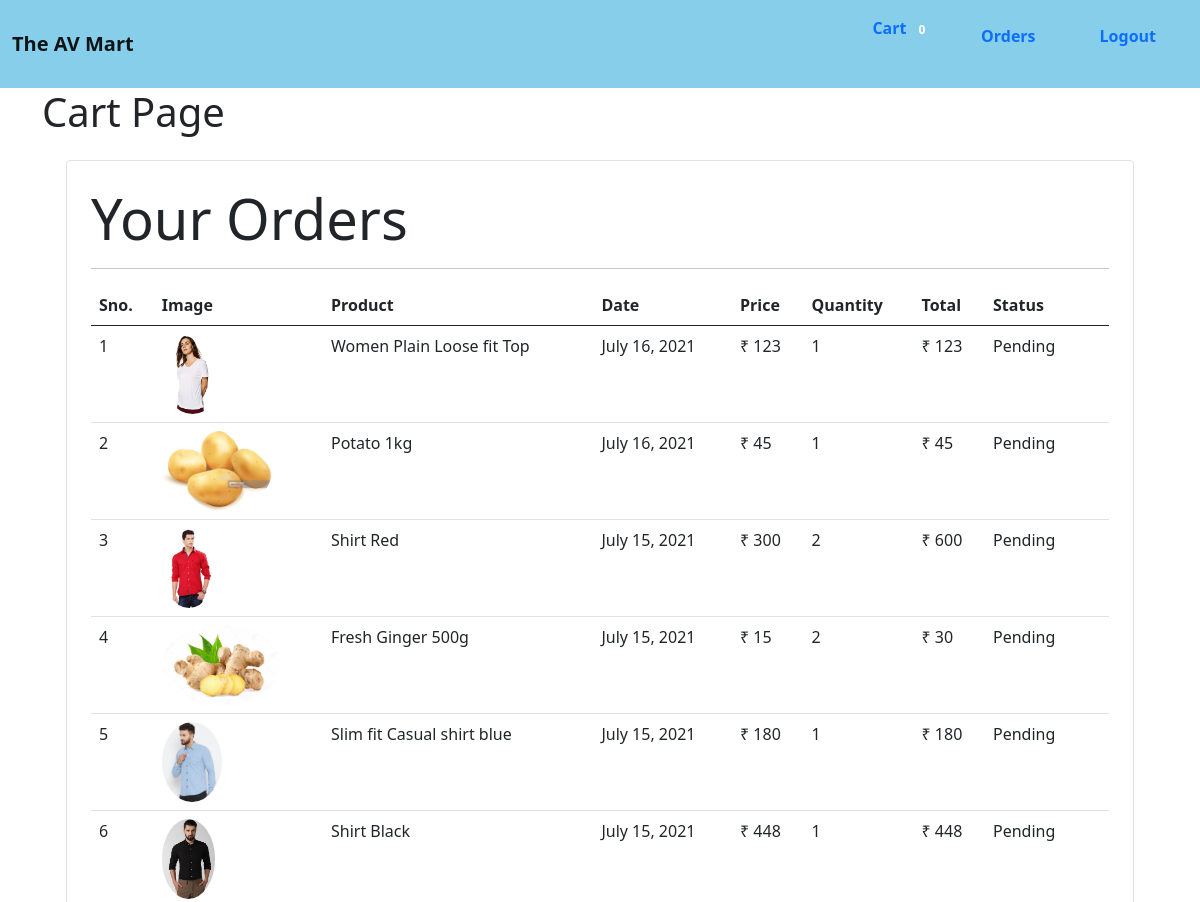
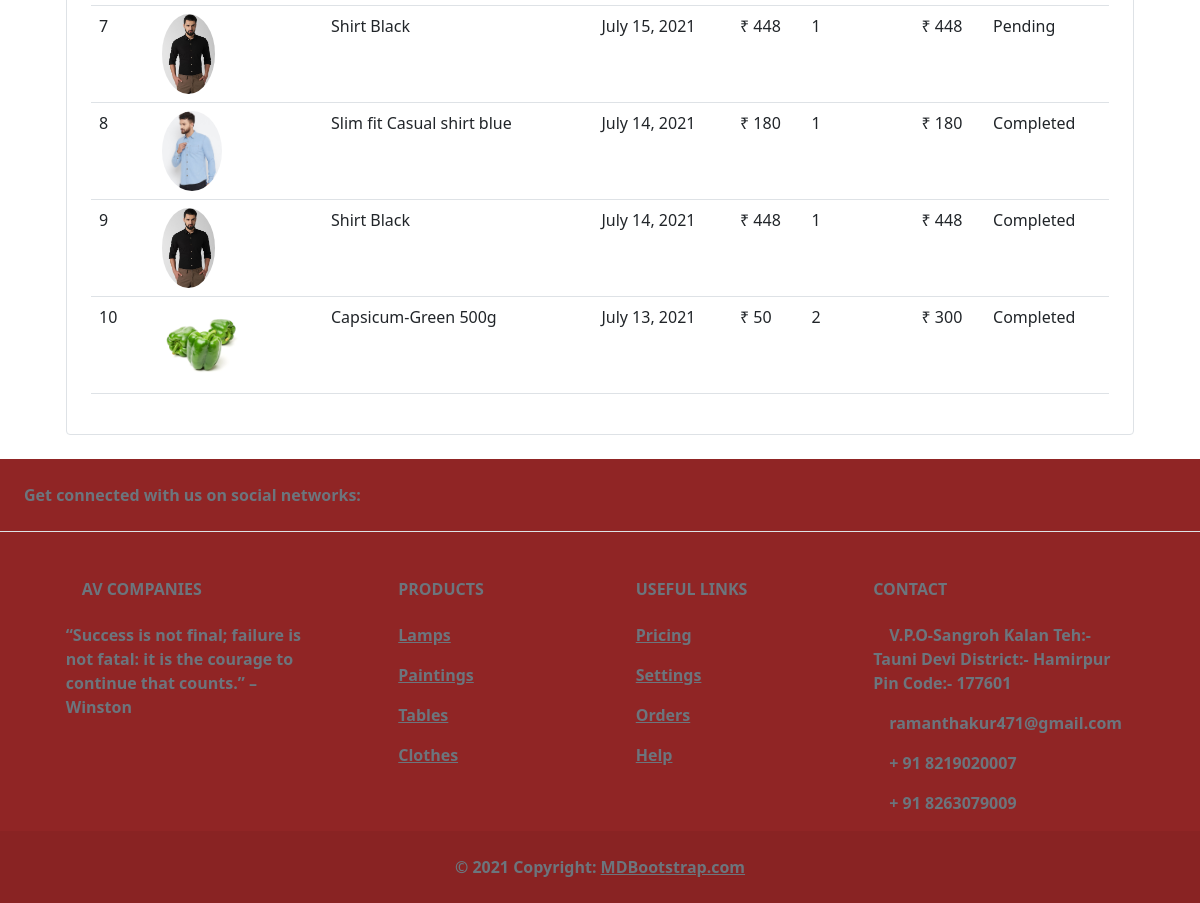
Page /orders (signed in) on the committed database (2 pictures, top to bottom).
### store/models/orders.py (models this page shows, shortened)
class Order(models.Model):
    product = models.ForeignKey(Product, on_delete=models.CASCADE)
    customer = models.ForeignKey(Customer, on_delete=models.CASCADE)
    quantity = models.IntegerField(default=1)
    price = models.IntegerField()
    address = models.CharField(max_length=50, default='', blank=True)
    phone = models.CharField(max_length=50, default='', blank=True)
    date = models.DateField(default=datetime.datetime.today)
    status = models.BooleanField(default=False)
    @staticmethod
    def get_orders_by_customer(customer_id):
        return Order\
            .objects\
            .filter(customer=customer_id)\
            .order_by('date')

### store/models/product.py (models this page shows, shortened)
class Product(models.Model):
    name = models.CharField(max_length=50)
    price= models.IntegerField(default=0)
    category = models.ForeignKey(Category , on_delete=models.CASCADE , default=1)
    description = models.CharField(max_length=200 , default='' , null=True ,blank=True)
    image = models.ImageField(upload_to='uploads/products/')

### store/middlewares/auth.py (the view)
    def middleware(request):
        print(request.session.get('customer'))
        returnUrl = request.META['PATH_INFO']
        print(request.META['PATH_INFO'])
        if not request.session.get('customer'):
           return   redirect(f'login?return_url={returnUrl}')
        response = get_response(request)
        return response

### store/templatetags/custom_filter.py (called while the page is built)
@register.filter(name='currency')
def currency(number):
    return "₹ "+ str(number)

@register.filter(name='multiply')
def multiply(number , number1):
    return number * number1

### store/views/orders.py (called while the page is built)
    def get(self , request ):
        customer = request.session.get('customer')
        orders =  Order.get_orders_by_customer(customer)
        print(orders)
        orders = orders.reverse()
        return render(request , 'orders.html' , {'orders'  : orders})

### store/templates/orders.html
{% extends 'base.html' %}
{% block content %}
{% load cart %}
{% load custom_filter %}
<div class="container">
  <h1>Cart Page</h1>
  <div class="border rounded p-4 m-4">
     <p class="display-4 pl-4 ml-4"> Your Orders</p>
     <hr>
     <table class="table">
        <thead>
          <tr>
            <th>Sno.</th>
            <th>Image</th>
            <th>Product</th>
            <th>Date</th>
            <th>Price</th>
            <th>Quantity</th>
            <th>Total</th>
            <th>Status</th>
          </tr>
        </thead>
        <tbody>
           {% for order in orders %}
          <tr>
            <td>{{forloop.counter}}</td>
            <td><img style="height:80px;"class="rounded-circle" src="{{order.product.image.url}}" alt=""</td>
            <td>{{order.product.name}}</td>
            <td>{{order.date}}</td>
            <td>{{order.product.price|currency}}</td>
            <td>{{order.quantity}}</td>
             <td>{{order.quantity|multiply:order.price|currency}}</td>
             {% if order.status %}
             <td>Completed</td>
            {%else%}
             <td>Pending</td>
             {% endif %}
          </tr>
          {% endfor %}
        </tbody>
        </table>
  </div>
</div>
{% endblock %}

### rows in the picture
Order: product.image (picture), product.name "Women Plain Loose fit Top", date "July 16, 2021", product.price "₹ 123", quantity "1", quantity|multiply "₹ 123", status "Pending"
Order: product.image (picture), product.name "Potato 1kg", date "July 16, 2021", product.price "₹ 45", quantity "1", quantity|multiply "₹ 45", status "Pending"
Order: product.image (picture), product.name "Shirt Red", date "July 15, 2021", product.price "₹ 300", quantity "2", quantity|multiply "₹ 600", status "Pending"
Order: product.image (picture), product.name "Fresh Ginger 500g", date "July 15, 2021", product.price "₹ 15", quantity "2", quantity|multiply "₹ 30", status "Pending"
Order: product.image (picture), product.name "Slim fit Casual shirt blue", date "July 15, 2021", product.price "₹ 180", quantity "1", quantity|multiply "₹ 180", status "Pending"
Order: product.image (picture), product.name "Shirt Black", date "July 15, 2021", product.price "₹ 448", quantity "1", quantity|multiply "₹ 448", status "Pending"
Order: product.image (picture), product.name "Shirt Black", date "July 15, 2021", product.price "₹ 448", quantity "1", quantity|multiply "₹ 448", status "Pending"
Order: product.image (picture), product.name "Slim fit Casual shirt blue", date "July 14, 2021", product.price "₹ 180", quantity "1", quantity|multiply "₹ 180", status "Completed"
Order: product.image (picture), product.name "Shirt Black", date "July 14, 2021", product.price "₹ 448", quantity "1", quantity|multiply "₹ 448", status "Completed"
Order: product.image (picture), product.name "Capsicum-Green 500g", date "July 13, 2021", product.price "₹ 50", quantity "2", quantity|multiply "₹ 300", status "Completed"

### other values in the picture
{{ request.session.cart.keys|length }} "0"
